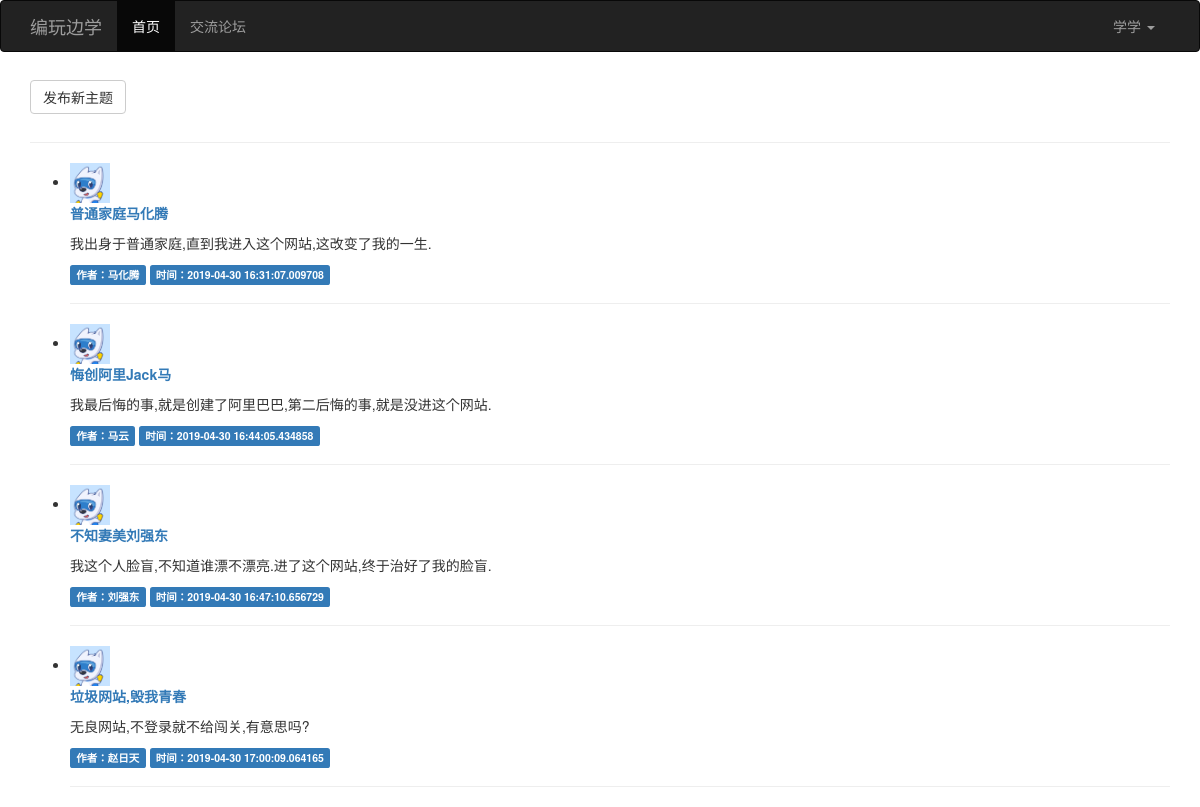
The page /forum_index (signed in) on the database its author committed.
### main.py (models this page shows)
class User(db.Model):
    __tablename__ = 'users'
    id = db.Column(db.Integer, primary_key=True)
    username = db.Column(db.String(16), nullable=False, unique=True)
    password = db.Column(db.String(100), nullable=False)
    email = db.Column(db.String(64), nullable=True)
    address = db.Column(db.String(50), nullable=True)
    info = db.Column(db.String(100), nullable=True)
    stage = db.Column(db.Integer, default='0')
    real_avatar = db.Column(db.String(100))

class Post(db.Model):
    __tablename__ = 'posts'
    id = db.Column(db.Integer, primary_key=True, autoincrement=True)
    title = db.Column(db.String(100), nullable=False)
    content = db.Column(db.Text, nullable=False)
    create_time = db.Column(db.DateTime, default=datetime.now)
    author_id = db.Column(db.Integer, db.ForeignKey('users.id'))
    author = db.relationship('User', backref=db.backref('posts'))

### main.py (the view)
@app.route('/forum_index')
def forum_index():
    posts = Post.query.all()
    return render_template('forum_index.html', posts=posts)

### main.py (called while the page is built)
@app.context_processor
def my_context_processor():
    user_id = session.get('user_id')
    if user_id:
        user = User.query.filter(User.id == user_id).first()
        if user:
            return {'um': user}
    return {}

### templates/forum_index.html (shortened to what this page needs)
{% extends "base.html" %}
{% block content %}
    <div class="container">
        <a href="{{ url_for('post') }}">
            <button type="button" class="btn btn-default navbar-btn">发布新主题</button>
        </a>
        <hr>
        <ul class="posts">
            {% for post in posts %}
                <li class="post">
                    <div class="post-thumbnail">
                        <img style="width:40px;height:40px;" src="{{ url_for('static',filename='code.png') }}" alt=""
                             class="avatar">
                    </div>
                    <div class="post-content">
                        <div class="post-body">
                            <p span style="color:blue">
                                <b>
                                    <a href="{{ url_for('detail', post_id=post.id) }}">{{ post.title }}</a>
                                </b>
                            </p>
                            <p><span>{{ post.content }}</span></p>
                        </div>
                    </div>
                    <div class="post-footer">
                        {% if um %}
                            <a class="label label-primary"
                               href="{{ url_for('user_detail', user_id=post.author.id) }}"><span>作者：{{ post.author.username }}</span></a>
                        {% else %}
                            <span class="label label-primary">作者：{{ post.author.username }}</span>
                        {% endif %}
                        <span class="label label-primary">时间：{{ post.create_time }}</span>
                    </div>
                </li>
                <hr>
            {% endfor %}
        </ul>
    </div>
{% endblock %}

### templates/base.html (shortened to what this page needs)
{% extends "bootstrap/base.html" %}
{% block navbar %}
    <nav class="navbar navbar-inverse">
        <div class="container">
            <div class="navbar-header">
                <a class="navbar-brand" href="#">编玩边学</a>
            </div>
            <div class="collapse navbar-collapse" id="bs-example-navbar-collapse-1">
                <ul class="nav navbar-nav">
                    <li class="active"><a href="{{ url_for('index') }}">首页<span class="sr-only">(current)</span></a>
                    </li>
                    {% if um %}
                        <li><a href="{{ url_for("forum_index") }}">交流论坛</a></li>
                    {% else %}
                        <li><a href="{{ url_for("login") }}">交流论坛</a></li>
                    {% endif %}
                </ul>
                <ul class="nav navbar-nav navbar-right">
                    {% if um %}
                        <li class="dropdown">
                            <a href="#" class="dropdown-toggle" data-toggle="dropdown" role="button"
                               aria-haspopup="true" aria-expanded="false">{{ um.username }} <span class="caret"></span></a>
                        </li>
                    {% else %}
                        <li><a href="{{ url_for('login') }}">登录</a></li>
                        <li><a href="{{ url_for('register') }}">注册</a></li>
                    {% endif %}
                </ul>
            </div>
        </div>
    </nav>
{% endblock %}

### rows shown on the page
User: username "学学"
Post: title "普通家庭马化腾", content "我出身于普通家庭,直到我进入这个网站,这改变了我的一生.", author.username "马化腾", create_time "2019-04-30 16:31:07.009708"
Post: title "悔创阿里Jack马", content "我最后悔的事,就是创建了阿里巴巴,第二后悔的事,就是没进这个网站.", author.username "马云", create_time "2019-04-30 16:44:05.434858"
Post: title "不知妻美刘强东", content "我这个人脸盲,不知道谁漂不漂亮.进了这个网站,终于治好了我的脸盲.", author.username "刘强东", create_time "2019-04-30 16:47:10.656729"
Post: title "垃圾网站,毁我青春", content "无良网站,不登录就不给闯关,有意思吗?", author.username "赵日天", create_time "2019-04-30 17:00:09.064165"
